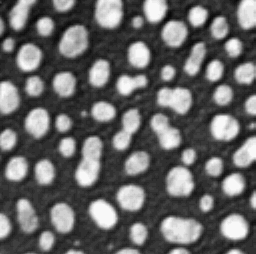
#> input picture docs/29b_xai_shap/data/blobs.tif, 256 x 254 px, found by its file name
$ jupyter execute --allow-errors normalization.ipynb
#> lines starting #> are read from the running program, lines starting #| are printed output that depends on the picture
# Image Normalization

[Normalization](https://en.wikipedia.org/wiki/Normalization_(image_processing)) is commonly used for __preprocessing__ biological images. It is also commonly used for deep learning-based approaches. During normalization, the range of pixel intensity values is changed.  Therefore, it is crucial for differing pixel intensities between images to ensure comparability and quantification of biological features across different images.

However, while normalization can enhance consistency and detectability of patterns, it can also lead to distortion, i.e. suppression or exaggeration of signals, if it is not carefully applied. Finding the balance between noise reduction and risk of losing biological variability is crucial for successfully analyzing images.

This notebook is meant gives an __overview of different normalization techniques__. In the end, we will investigate __possible impacts and risks of normalization__ that need to be considered.

## Overview

| **Normalization Technique**         | **Formula**                                      | **Description**                                           | **Advantages**                                          | **Disadvantages**                                   |
|-------------------------------------|--------------------------------------------------|----------------------------------------------------------|--------------------------------------------------------|-----------------------------------------------------|
| **Min-Max Normalization**           | $$ X' = \frac{X - X_{min}}{X_{max} - X_{min}} $$ | Rescales data to fixed range, typically [0, 1]. | Simple implementation, preserves relationships between data points. | Sensitivity to outliers can distort data distribution. |
| **Percentile-Based Normalization**  | $$ X' = \frac{X - P_{low}}{P_{high} - P_{low}} $$ | Takes into account relative rank of each intensity in the distribution (e.g.,  1st and 99th). | Reduces influence of outliers. | Requires careful selection of percentiles, may not represent all data well. |
| **Z-Score Normalization**           | $$ Z = \frac{X - \mu}{\sigma} $$               | Standardizes data by removing mean and scaling to unit variance. | Useful for normally distributed data, reduces effect of outliers. | Assumes normality, may not perform well with non-Gaussian data. |

## Techniques

[cell 1]
from skimage.io import imread
import numpy as np
import matplotlib.pyplot as plt
from stackview import insight

For demonstrating how normalization works, we will use `blobs.tif` as an example image.

[cell 2]
image = imread('../../data/blobs.tif')
#> image is the input picture: shape (254, 256); min 8, max 248, mean 103.3

Now we can use `stackview.insight` to display the image and essential properties of the image:

[cell 3]
insight(image)
#> (this line was passed over: stackview is not available in this run)

We can see that our image is of datatype unsigned 8-bit integer, short `uint8`. This means:
- __unsigned__: the values are always positive
- __8-bit__: we can have 2^8 = 256 different intensity levels ranging from 0 to 255.
- __integer__: the values are whole numbers

We can also see how these intensity levels are distributed in the intensity histogram. Lets try out different ways to normalize this image:

### Min-Max Normalization

One of the most common ways to normalize data is [min-max normalization](https://en.wikipedia.org/wiki/Feature_scaling#Methods). Let us try it out:

[cell 4]
min_max = (image - image.min()) / (image.max() - image.min())
insight(min_max)
#> (this line was passed over: stackview is not available in this run)

Min-max normalization leads to the transformation of the minimum intensity value of the image into a 0 and the maximum intensity value gets transformed into a 1. Then, every value lies between 0 and 1.

Therefore, we need to be able to represent decimal values and not whole numbers. Consequently, we cannot use a dtype of `uint8` anymore but need the floating point representation, here `float64`.

Let us compare the intensity histograms of our original and the min-max-normalized image:

[cell 5]
# Plot the histograms
fig, axes = plt.subplots(1, 2, figsize=(12, 5))

# Original image histogram
axes[0].hist(image.ravel(), bins=50, color='darkblue')
axes[0].set_title('Original Image Histogram')
axes[0].set_xlabel('Pixel Intensity')
axes[0].set_ylabel('Frequency')

# Min-max normalized image histogram
axes[1].hist(min_max.ravel(), bins=50, color='darkblue')
axes[1].set_title('Min-Max Normalized Image Histogram')
axes[1].set_xlabel('Pixel Intensity')
axes[1].set_ylabel('Frequency')

plt.tight_layout()
plt.show()
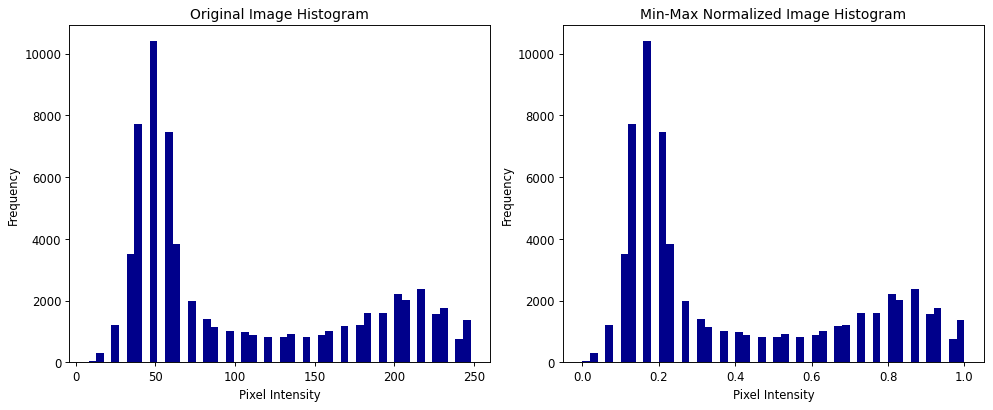
#> figure drawn by matplotlib, 2 panels; panel 1: tallest bar 10396 high, from x = 46.4 to 51.2; panel 2: tallest bar 10396 high, from x = 0.16 to 0.18

We can see that the two histograms look very similar and the min-max normalization ensures that pixel values are scaled to a common range, here 0 to 1. This is particularly useful when working with different datasets that need to be compared or used, for example for a machine learning algorithm.

### Percentile-based Normalization

Percentile-based normalization takes into account the relative rank of each intensity in the distribution, making it more robust against outliers. This approach leads to less skewing of the distribution as the focus is on where the intensity value lies in the overall distribution.

[cell 6]
# Compute percentiles
p1 = np.percentile(image, 1)
#> p1 = 24
p99 = np.percentile(image, 99)
#> p99 = 248

# Perform percentile normalization
percentile_image_unclipped = (image - p1) / (p99 - p1)
insight(percentile_image_unclipped)
#> (this line was passed over: stackview is not available in this run)

Now, we can clip the values to the range [0, 1] for better comparability and visualize the result:

[cell 7]
percentile_image_clipped = np.clip(percentile_image_unclipped, 0, 1)
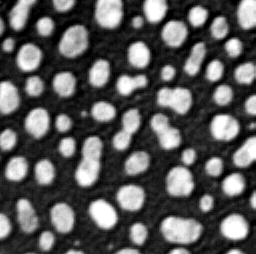
#> percentile_image_clipped: shape (254, 256) float64; min 0, max 1, mean 0.354
insight(percentile_image_clipped)
#> (this line was passed over: stackview is not available in this run)

[cell 8]
# Create a 2x3 subplot grid (2 rows, 3 columns)
fig, axes = plt.subplots(2, 3, figsize=(20, 10))

# Show the original image
axes[0, 0].imshow(image, cmap='gray')
axes[0, 0].set_title('Original Image')
axes[0, 0].axis('off')  # Hide axes

# Show the min-max normalized image
axes[0, 1].imshow(min_max, cmap='gray')
axes[0, 1].set_title('Min Max Normalized Image')
axes[0, 1].axis('off')  # Hide axes

# Show the percentile-based normalized image
axes[0, 2].imshow(percentile_image_clipped, cmap='gray')
axes[0, 2].set_title('Percentile Normalized Image')
axes[0, 2].axis('off')  # Hide axes

# Original image histogram
axes[1, 0].hist(image.ravel(), bins=50, color='darkblue')
axes[1, 0].set_title('Image Histogram')
axes[1, 0].set_xlabel('Pixel Intensity')
axes[1, 0].set_ylabel('Frequency')

# Min-max normalized image histogram
axes[1, 1].hist(min_max.ravel(), bins=50, color='darkblue')
axes[1, 1].set_title('Min Max Normalization Histogram')
axes[1, 1].set_xlabel('Pixel Intensity')
axes[1, 1].set_ylabel('Frequency')

# Percentile-based normalized image histogram
axes[1, 2].hist(percentile_image_clipped.ravel(), bins=50, color='darkblue')
axes[1, 2].set_title('Percentile-based Normalization Histogram')
axes[1, 2].set_xlabel('Pixel Intensity')
axes[1, 2].set_ylabel('Frequency')

# Adjust layout for better spacing
plt.tight_layout()
plt.show()
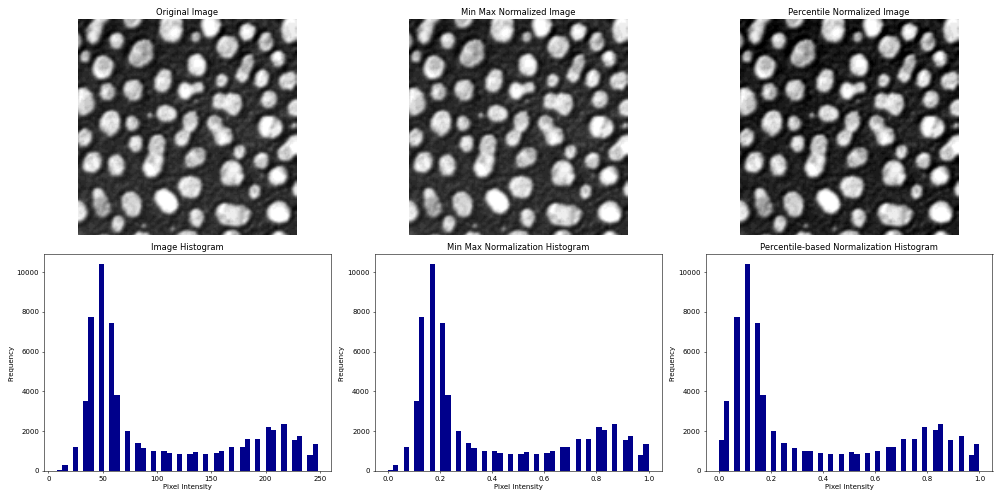
#> figure drawn by matplotlib, 6 panels; panel 4: tallest bar 10396 high, from x = 46.4 to 51.2; panel 5: tallest bar 10396 high, from x = 0.16 to 0.18; panel 6: tallest bar 10396 high, from x = 0.1 to 0.12
